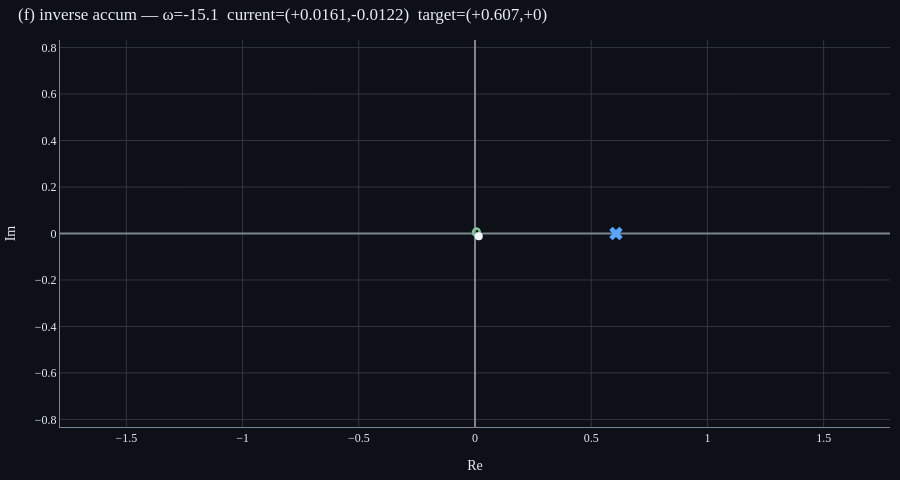
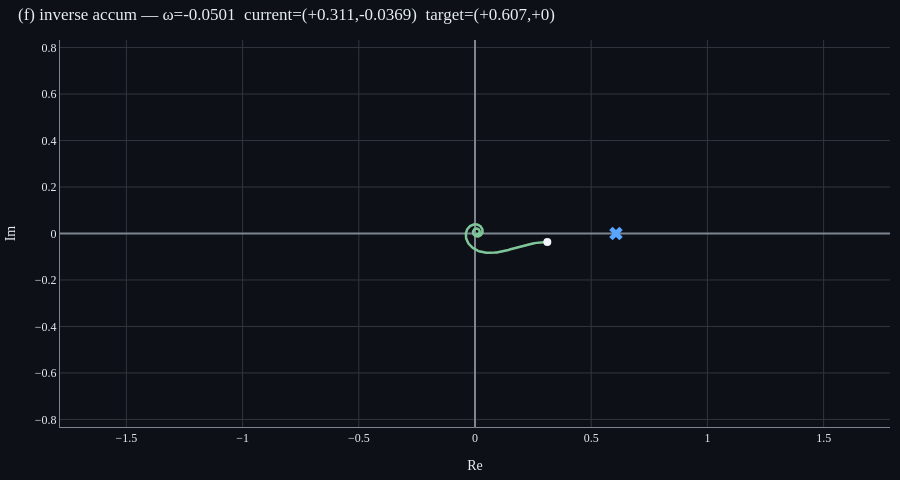

Write notebook code for charts like these, in order.
### Markdown cell above
### G3 — 진행 단계별 스냅샷 (causal exp, t_fix=0.5)

x(t) = e^(-t)·u(t). t=0.5에서 x = e^(-0.5) ≈ 0.6065 (실수). monotonic 순서로 25%, 50%, 100% 진행.

### Code cell
sig = signals.decaying_exp(rate=1.0)
an = FourierAnalyzer(sig, t_min=0.0, t_max=25.0, n_samples=5000)
t_fix = 0.5
omegas, arrows, accum = an.inverse_accumulation(
    t_fix=t_fix, omega_min=-30.0, omega_max=30.0, n_omega=600,
    order='monotonic',
)
target = complex(np.exp(-t_fix))
n = arrows.size
for frac in [0.25, 0.5, 1.0]:
    k = int(frac * (n - 1))
    p = InverseAccumulationPlot()
    p.show_accumulation(omegas, arrows, accum, target=target, progress_index=k)
    print(f'frac={frac}:  ω={omegas[k]:+.2f}  current={accum[k]:.4f}')
    p.figure.show()

### Figure 1 — Plotly figure (JSON) as saved in the notebook; plotly's stock layout.template omitted (floating-point values rounded to 4 significant figures; data arrays with more than 128 entries replaced by an {"elided": "..."} marker saying what was removed)
{"data": [{"line": {"color": "#ffa657", "width": 1.5}, "mode": "lines", "name": "arrows", "opacity": 0.5, "type": "scatter", "x": {"elided": "450 float values"}, "y": {"elided": "450 float values"}}, {"line": {"color": "#7ec699", "width": 2.5}, "mode": "lines", "name": "trail", "type": "scatter", "x": {"elided": "150 float values"}, "y": {"elided": "150 float values"}}, {"marker": {"color": "#f0f6fc", "size": 8, "symbol": "circle"}, "mode": "markers", "name": "current end", "type": "scatter", "x": [0.0161], "y": [-0.01225]}, {"marker": {"color": "#58a6ff", "size": 12, "symbol": "x"}, "mode": "markers", "name": "target x(t_fix)", "type": "scatter", "visible": true, "x": [0.6065], "y": [0]}], "layout": {"font": {"color": "#e6edf3", "family": "serif", "size": 12}, "height": 480, "margin": {"b": 10, "l": 10, "r": 10, "t": 40}, "paper_bgcolor": "#0d1117", "plot_bgcolor": "#0d1117", "showlegend": false, "title": {"font": {"color": "#e6edf3"}, "text": "(f) inverse accum — ω=-15.1  current=(+0.0161,-0.0122)  target=(+0.607,+0)", "x": 0.02, "xanchor": "left"}, "xaxis": {"color": "#e6edf3", "gridcolor": "#30363d", "linecolor": "#7d8590", "range": [-0.7944, 0.7944], "scaleanchor": "y", "scaleratio": 1, "showgrid": true, "title": {"text": "Re"}, "zeroline": true, "zerolinecolor": "#7d8590"}, "yaxis": {"color": "#e6edf3", "gridcolor": "#30363d", "linecolor": "#7d8590", "range": [-0.7944, 0.7944], "showgrid": true, "title": {"text": "Im"}, "zeroline": true, "zerolinecolor": "#7d8590"}}}

### Figure 2 — Plotly figure (JSON) as saved in the notebook; plotly's stock layout.template omitted (floating-point values rounded to 4 significant figures; data arrays with more than 128 entries replaced by an {"elided": "..."} marker saying what was removed)
{"data": [{"line": {"color": "#ffa657", "width": 1.5}, "mode": "lines", "name": "arrows", "opacity": 0.5, "type": "scatter", "x": {"elided": "900 float values"}, "y": {"elided": "900 float values"}}, {"line": {"color": "#7ec699", "width": 2.5}, "mode": "lines", "name": "trail", "type": "scatter", "x": {"elided": "300 float values"}, "y": {"elided": "300 float values"}}, {"marker": {"color": "#f0f6fc", "size": 8, "symbol": "circle"}, "mode": "markers", "name": "current end", "type": "scatter", "x": [0.3112], "y": [-0.03691]}, {"marker": {"color": "#58a6ff", "size": 12, "symbol": "x"}, "mode": "markers", "name": "target x(t_fix)", "type": "scatter", "visible": true, "x": [0.6065], "y": [0]}], "layout": {"font": {"color": "#e6edf3", "family": "serif", "size": 12}, "height": 480, "margin": {"b": 10, "l": 10, "r": 10, "t": 40}, "paper_bgcolor": "#0d1117", "plot_bgcolor": "#0d1117", "showlegend": false, "title": {"font": {"color": "#e6edf3"}, "text": "(f) inverse accum — ω=-0.0501  current=(+0.311,-0.0369)  target=(+0.607,+0)", "x": 0.02, "xanchor": "left"}, "xaxis": {"color": "#e6edf3", "gridcolor": "#30363d", "linecolor": "#7d8590", "range": [-0.7944, 0.7944], "scaleanchor": "y", "scaleratio": 1, "showgrid": true, "title": {"text": "Re"}, "zeroline": true, "zerolinecolor": "#7d8590"}, "yaxis": {"color": "#e6edf3", "gridcolor": "#30363d", "linecolor": "#7d8590", "range": [-0.7944, 0.7944], "showgrid": true, "title": {"text": "Im"}, "zeroline": true, "zerolinecolor": "#7d8590"}}}
